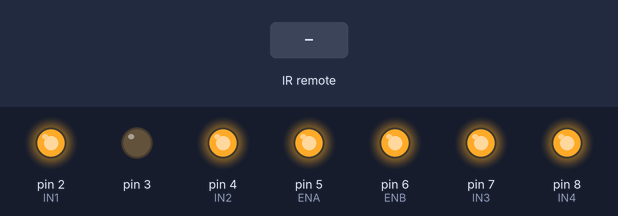
A sketch run on a simulated Arduino Uno, built with avr-gcc and run on an emulated ATmega328P. Parts: output pins drawn as LEDs (lit = HIGH). The test bench sets the inputs (shaded band).

Above: at 1.2 s.
1.3 s: infrared code 0x00FF629D received
At 2.2 s:
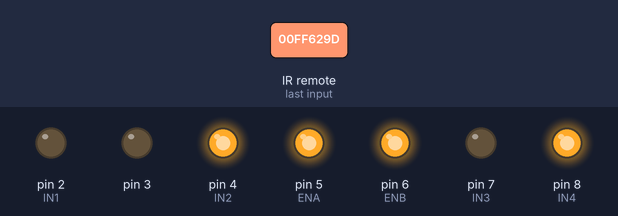
2.8 s: infrared code 0x00FFA857 received
At 3.4 s:
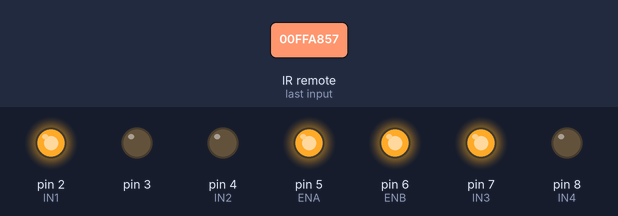
4.3 s: infrared code 0x00FF22DD received
At 5.5 s:
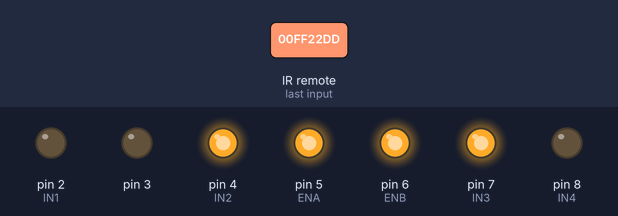
5.8 s: infrared code 0x00FFC23D received
At 6.9 s:
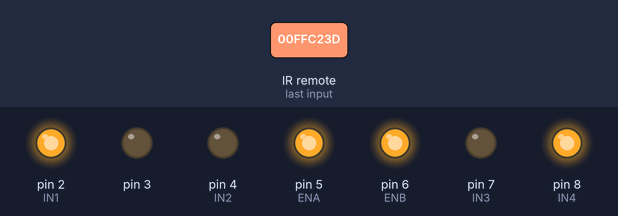
7.3 s: infrared code 0x00FF02FD received
At 8.0 s:
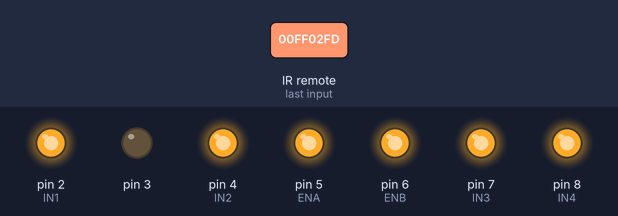
Timing chart, 0 to 9.8 s (numbered marks = the images above; inputs shaded):
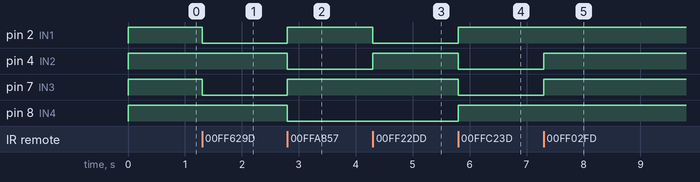

The sketch:

projeto59-carro_ir.ino
```cpp
#include <IRremote.h>
#define IR_GO 0x00ff629d
#define IR_BACK 0x00ffa857
#define IR_LEFT 0x00ff22dd
#define IR_RIGHT 0x00ffc23d
#define IR_STOP 0x00ff02fd
#define VEL_A 200
#define VEL_B 150

int ENA = 5;
int ENB = 6;
int IN1 = 2;
int IN2 = 4;
int IN3 = 7;
int IN4 = 8;

int RECV_PIN = 12;
IRrecv irrecv(RECV_PIN);
decode_results results;

int i = 2;


void config(void) {
  for (i; i<9; i++) {
    pinMode(i, OUTPUT);
  }

  digitalWrite(ENA, VEL_A);
  digitalWrite(ENB, VEL_B);

  Serial.begin(9600);
  irrecv.enableIRIn();
}

void advance() {
  digitalWrite(IN1, LOW);
  digitalWrite(IN2, HIGH);
  digitalWrite(IN3, LOW);
  digitalWrite(IN4, HIGH);
}
void back() {
  digitalWrite(IN1, HIGH);
  digitalWrite(IN2, LOW);
  digitalWrite(IN3, HIGH);
  digitalWrite(IN4, LOW);
}
void left() {
  digitalWrite(ENA, 50);
  digitalWrite(ENB, 50);
  digitalWrite(IN1, LOW);
  digitalWrite(IN2, HIGH);
  digitalWrite(IN3, HIGH);
  digitalWrite(IN4, LOW);
}
void right() {
  digitalWrite(ENA, 50);
  digitalWrite(ENB, 50);
  digitalWrite(IN1, HIGH);
  digitalWrite(IN2, LOW);
  digitalWrite(IN3, LOW);
  digitalWrite(IN4, HIGH);
}
void stopp(){
  digitalWrite(IN1, HIGH);
  digitalWrite(IN2, HIGH);
  digitalWrite(IN3, HIGH);
  digitalWrite(IN4, HIGH);
}

void control(void) {
  if (irrecv.decode(&results)) {
    unsigned long key = (results.value);

    switch(key) {
      case IR_GO: advance(); break;
      case IR_BACK: back(); break;
      case IR_STOP: stopp(); break;
      case IR_LEFT: left(); break;
      case IR_RIGHT: right(); break;
      default: break;
    }
    irrecv.resume();
  }
}

void setup() {
  config();
  stopp();
}

void loop() {
  control();
}
```

Measured:
- after the input at 1.3 s, pin 2 (IN1), pin 7 (IN3): HIGH → LOW at once
- after the input at 2.8 s, pin 2 (IN1), pin 7 (IN3): LOW → HIGH at once; pin 4 (IN2), pin 8 (IN4): HIGH → LOW at once
- after the input at 4.3 s, pin 2 (IN1): HIGH → LOW at once; pin 4 (IN2): LOW → HIGH at once
- after the input at 5.8 s, pin 2 (IN1), pin 8 (IN4): LOW → HIGH at once; pin 4 (IN2), pin 7 (IN3): HIGH → LOW at once
- after the input at 7.3 s, pin 4 (IN2), pin 7 (IN3): LOW → HIGH at once
